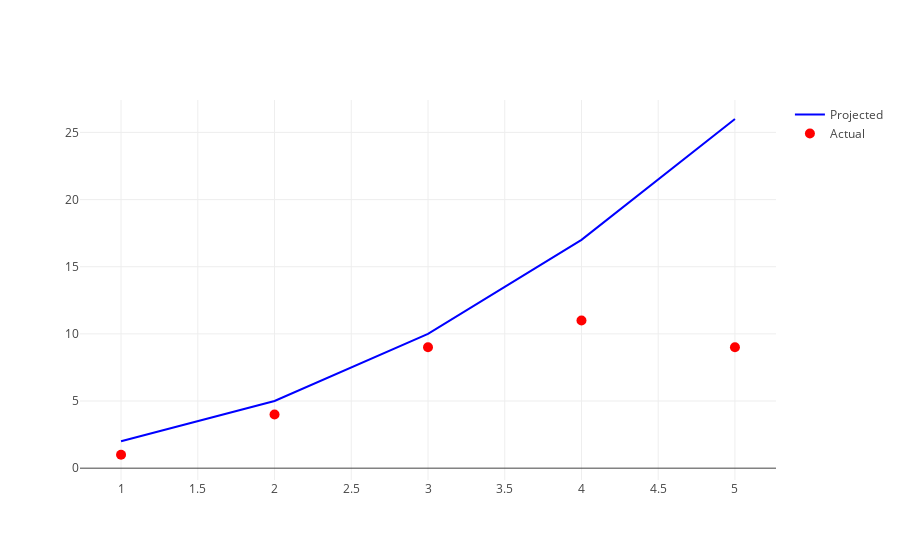

The cell this chart's notebook holds for it:
### Markdown cell above
Here's a simple example of a Plotly plot. Try mouseover on the data to see the hover info, and try out the zoom/pan/select tools in the upper right. Also try clicking on the legend, which is interactive.

### Code cell
x = [1,2,3,4,5]
y = [2,5,10,17,26]
y2 = [1,4,9,11,9]

trace0 = go.Scatter(x=x, y=y, mode='lines', 
                    line=dict(color='blue'),
                    name='Projected')

trace1 = go.Scatter(x=x, y=y2, mode='markers', 
                    marker=dict(color='red', size=10),
                    name='Actual')

iplot([trace0, trace1])

### Figure 1 — Plotly figure (JSON) as saved in the notebook; plotly's stock layout.template omitted (floating-point values rounded to 4 significant figures)
{"data": [{"line": {"color": "blue"}, "mode": "lines", "name": "Projected", "type": "scatter", "x": [1, 2, 3, 4, 5], "y": [2, 5, 10, 17, 26]}, {"marker": {"color": "red", "size": 10}, "mode": "markers", "name": "Actual", "type": "scatter", "x": [1, 2, 3, 4, 5], "y": [1, 4, 9, 11, 9]}], "layout": {}}
